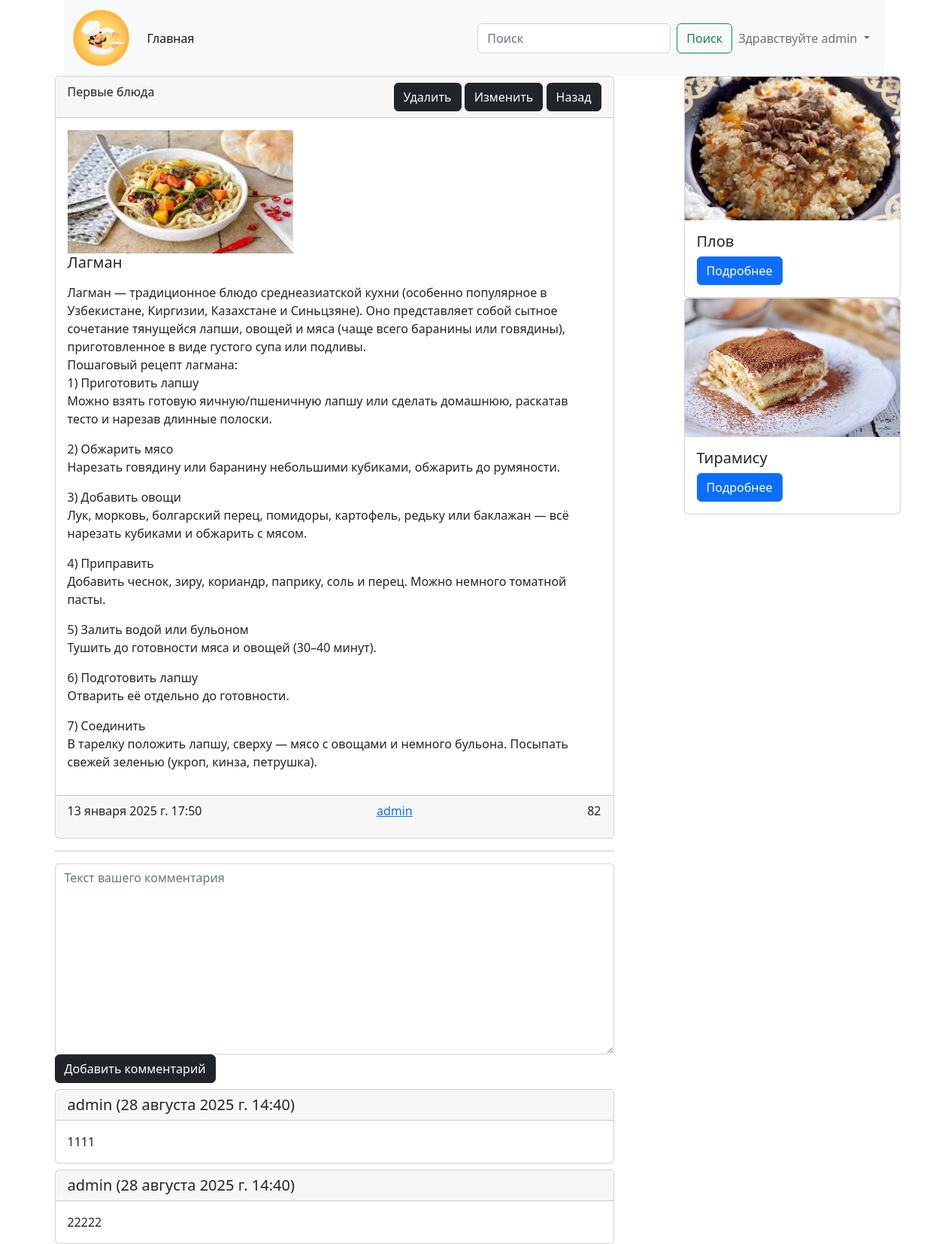
The app's page /post/1/ (signed in) with its own data.
### cooking/models.py (models this page shows, shortened)
class Post(models.Model):
    title = models.CharField(max_length=255, verbose_name='Заголовок статьи')
    content = models.TextField(default='Скоро тут будет статья', verbose_name='Текст статьи') # default= наполнение по умолчанию
    created_at = models.DateTimeField(auto_now_add=True) # Привязка ко времени создания
    updated_at = models.DateTimeField(auto_now=True) # Привязка ко времени обновления
    photo = models.ImageField(upload_to='photos/', blank=True) # Фотографии статей будут скачиваться в каталог photos
    watched = models.IntegerField(default=0)
    is_published = models.BooleanField(default=True)
    category = models.ForeignKey(Category, related_name='posts', on_delete=models.CASCADE) # Связываем класс с категорией, при удалении категории удаляются все статьи
    author = models.ForeignKey(User, default=None, null=True, blank=True, on_delete=models.CASCADE)
    def get_absolute_url(self): # Генерирование ссылки
        return reverse('post_detail_link', kwargs={'pk': self.pk})
    class Meta: # Для корректного отображения в админке на русском языке
        verbose_name = 'Пост'
        verbose_name_plural = 'Посты'

class Category(models.Model):
    title = models.CharField(max_length=255, verbose_name='Название категории') # Поле символов с максимальной длиной, отображаемое имя в админке
    def __str__(self):
        return self.title
    class Meta: # Для корректного отображения в админке на русском языке
        verbose_name = 'Категория'
        verbose_name_plural = 'Категории'

class Comment(models.Model):
    post = models.ForeignKey(Post, on_delete=models.CASCADE, verbose_name='Пост')
    user = models.ForeignKey(User, on_delete=models.CASCADE, verbose_name='Пользователь')
    text = models.TextField(verbose_name='Комментарий')
    created_at = models.DateTimeField(auto_now_add=True, verbose_name='Дата создания')
    class Meta:
        verbose_name = 'Комментарий'
        verbose_name_plural = 'Комментарии'

### cooking/views.py (the view)
# urls.py: path('post/<int:pk>/', post_detail, name='post_detail_link'),
def post_detail(request, pk):
  article = Post.objects.get(pk=pk)
  Post.objects.filter(pk=pk).update(watched=F('watched') + 1)
  ext_posts = Post.objects.all().exclude(pk=pk).order_by('-watched')[:5]
  comments = Comment.objects.filter(post=article)
  context = {
    'title': article.title,
    'post': article,
    'ext_posts': ext_posts,
    'comments': comments
  }
  if(request.user.is_authenticated):
    context['comment_form'] = CommentForm
  return render(request, 'cooking/article_detail.html', context)

### cooking/templates/cooking/article_detail.html (shortened to what this page needs)
{% extends 'base.html' %}
{% load static %}
{% block main %}
        <main>
            <div class="d-flex justify-content-between"><div class="col-8">
                <div class="card"><div class="card-header d-flex justify-content-between"> {{ post.category }}
                    <div>
                        {% if request.user == post.author %}
                        <a href="{% url 'post_delete_link' post.pk %}" class="btn btn-dark">Удалить</a>
                        <a href="{% url 'update_post_link' post.pk%}" class="btn btn-dark">Изменить</a>
                        {% endif %}
                        <a href="{% url 'category_list_link' post.category.pk %}" class="btn btn-dark">Назад</a>
                    </div>
                </div>
                    <img src="" class="card-img-top" alt=""><div class="card-body">
                    {% if post.photo %}
                        <img src="{{ post.photo.url }}" width="300" alt="">
                    {% else %}
                        <img src="{% static 'img/no_img.png' %}" width="300" alt="">
                    {% endif %}
                    <h5 class="card-title"> {{ post.title }}</h5>
                    <p class="card-text">
                    {{ post.content | linebreaks }} </p>
                </div>
                    <div class="card-footer d-flex justify-content-between"><p class="card-text">{{ post.created_at }}</p>
                        <a href="{% url 'profile_link' post.author.pk %}">{{ post.author }}</a>
                        <p class="card-text">{{ post.watched }}</p>
                    </div>
                </div>
                <hr>
                {% if request.user.is_authenticated %}
                <form action="{% url 'add_comment_link' post.pk %}" method="post" , enctype="multipart/form-data">
                    {{ comment_form.text }}
                    <button class="btn btn-dark" type="submit">Добавить комментарий</button>
                </form>
                {% endif %}
                {% for comment in comments %}
                <div class="card mt-2"><h5 class="card-header">{{ comment.user }} ({{ comment.created_at }})</h5>
                    <div class="card-body">
                        <p class="card-text">{{ comment.text }}</p>
                    </div>
                </div>
                {% endfor %}
            </div>
            <div class="col-1"></div>
            <div class="col-4">
				{% for ext in ext_posts %}
                <div class="card" style="width: 18rem;">
                    {% if ext.photo %}
                        <img class="card-img-top" src="{{ ext.photo.url }}" width="200" alt="">
                    {% else %}
                        <img class="card-img-top" src="{% static 'img/no_img.png' %}" width="200" alt="Нет изображения">
                    {% endif %}
                    <div class="card-body"><h5 class="card-title">{{ ext.title }}</h5><a href="{{ ext.get_absolute_url }}" class="btn btn-primary">Подробнее</a></div>
                </div>
				{% endfor %}
            </div>
            </div>
        </main>
{% endblock main %}

### templates/components/_navbar.html (shortened to what this page needs)
{% load static %}
<header>
	<div class="container">
		<nav class="navbar navbar-expand-lg bg-light">
			<div class="container-fluid">
				<a class="navbar-brand" href="#!">
					<img src="{% static 'img/img.png' %}" width="75" alt="">
				</a>
				<div class="collapse navbar-collapse" id="navbarSupportedContent">
					<ul class="navbar-nav me-auto mb-2 mb-lg-0"><li class="nav-item"><a class="nav-link active" aria-current="page" href="{% url 'index' %}">Главная</a></li></ul>
					<div class="d-flex">
						<form class="d-flex" role="search" method="get" action="{% url 'search_link' %}">
							<input name="q" class="form-control me-2" type="search" placeholder="Поиск" aria-label="Поиск">
							<button class="btn btn-outline-success" type="submit">Поиск</button>
						</form>
						<ul class="navbar-nav me-auto mb-2 mb-lg-0">
							{% if not request.user.is_authenticated %}
							<li class="nav-item">
								<a class="nav-link active" aria-current="page" href="{% url 'login_link' %}">Войти</a>
							</li>
							<li class="nav-item">
								<a class="nav-link active" aria-current="page" href="{% url 'register_link' %}">Зарегистрироваться</a>
							</li>
							{% else %}
							<li class="nav-item dropdown">
								<a class="nav-link dropdown-toggle" href="#" id="navbarDropdown" role="button"
									data-bs-toggle="dropdown" aria-expanded="false">
									Здравствуйте {{ request.user.username }}
								</a>
							</li>
							{% endif %}
						</ul>
					</div>
				</div>
			</div>
		</nav>
	</div>
</header>

### records on screen
Post: category "Первые блюда", photo (picture), title "Лагман", content "Лагман — традиционное блюдо среднеазиатской кухни (особенно популярное в Узбекистане, Киргизии, Казахстане и Синьцзяне). Оно представляет собой сытное сочетание тянущейся лапши, овощей и мяса (чаще всего баранины или говядины), приготовленное в виде густого супа или подливы. Пошаговый рецепт лагмана: 1) Приготовить лапшу Можно взять готовую яичную/пшеничную лапшу или сделать домашнюю, раскатав тесто и нарезав длинные полоски. 2) Обжарить мясо Нарезать говядину или баранину небольшими кубиками, обжарить до румяности. 3) Добавить овощи Лук, морковь, болгарский перец, помидоры, картофель, редьку или баклажан — всё нарезать кубиками и обжарить с мясом. 4) Приправить Добавить чеснок, зиру,…", created_at "13 января 2025 г. 17:50", author "admin", watched "82"
Comment: user "admin", created_at "28 августа 2025 г. 14:40", text "1111"
Comment: user "admin", created_at "28 августа 2025 г. 14:40", text "22222"
Post: photo (picture), title "Плов"
Post: photo (picture), title "Тирамису"

### other values on screen
{{ request.user.username }} "admin"
